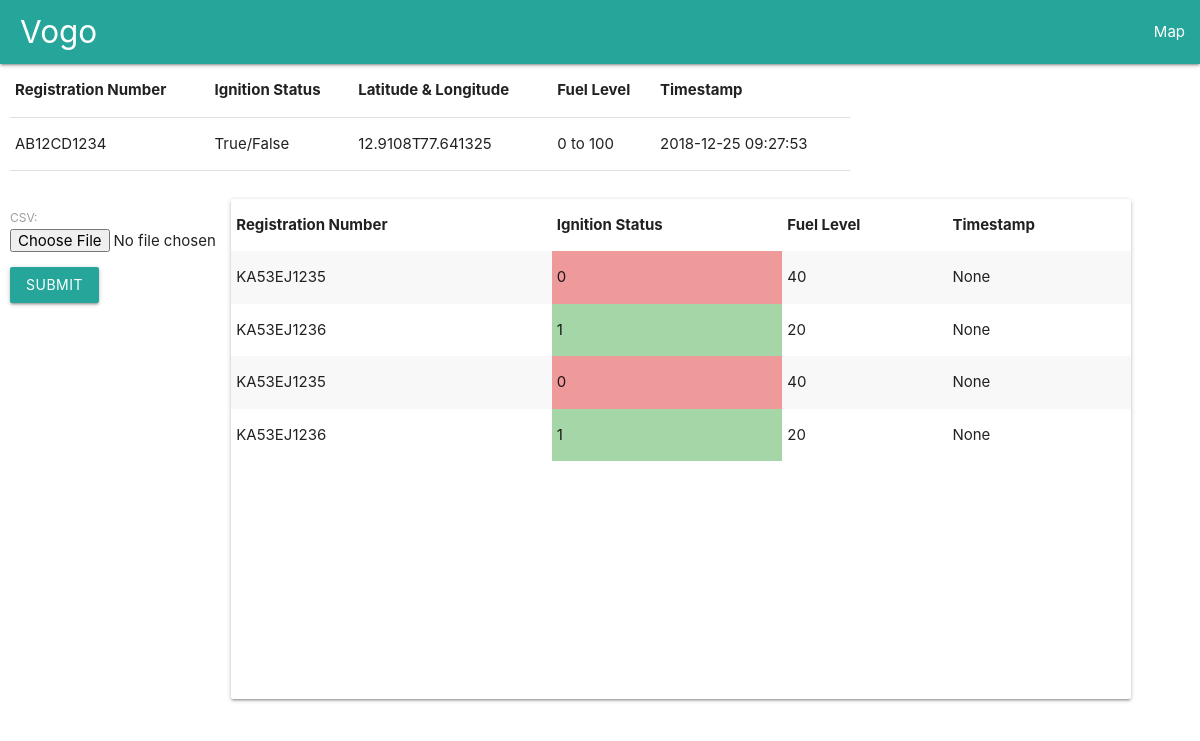
The page /home on the database its author committed.
### rl/models.py (models this page shows)
class Vehicles(models.Model):
    reg_num=models.CharField(max_length=10,blank=False)
    lat = models.CharField(max_length=10, blank=False)
    lont = models.CharField(max_length=10, blank=False)
    ign_status = models.BooleanField(max_length=8, blank=False,default=False)
    fuel_lvl = models.IntegerField( blank=False)
    tmstmp = models.CharField(max_length=20,blank=False)
    objects = models.Manager()

### rl/views.py (the view)
# urls.py: url(r'^home', views.home),
def home(request):
    if request.method == 'POST':
        form = UploadCSV(request.POST,request.FILES)
        if form.is_valid():
            if 'vcsv' in request.FILES:
                csv_file=request.FILES['vcsv']
                if csv_file.name.split(".")[1]!='csv':
                    messages.error(request,"Only CSV files allowed")
                    return HttpResponseRedirect("/home")
                decoded_file = csv_file.read().decode('utf-8').splitlines()
                file_reader = csv.reader(decoded_file)
                for fields in file_reader:
                    reg_num=str(fields[0]).upper()
                    ign_status = fields[2]
                    fuel_lvl = fields[3]
                    lat = str(fields[1]).split("T")[0]
                    lont = str(fields[1]).split("T")[1]
                    tmstmp = str(fields[4])
                    if validate_vehicle(reg_num)==False:
                        messages.error(request, "Invalid Vehicle Number")
                        return HttpResponseRedirect("/home")
                    db_obj = Vehicles()
                    db_obj.reg_num = reg_num
                    db_obj.fuel_lvl = fuel_lvl
                    false_list = ["FALSE","false","False","0"]
                    if ign_status in false_list:
                        db_obj.ign_status =False
                    else:
                        db_obj.ign_status =True
                    db_obj.tmstmp=tmstmp
                    db_obj.lat=lat
                    db_obj.lont=lont
                    print(db_obj.tmstmp,tmstmp)
                    db_obj.save()
                messages.success(request, "Uploaded successfully")
                return HttpResponseRedirect('/home')
        else:
            messages.error(request, "Invalid File")
            return HttpResponse("/home")
    else:
        form = UploadCSV()
        db_obj=Vehicles.objects.all()
        return render(request, 'Home.html', {'form': form,'stp':db_obj})

### rl/forms.py
class UploadCSV(forms.Form):
	vcsv = forms.FileField(label="CSV",widget=forms.FileInput(attrs={'required': 'yes'}))

### rl/templates/Home.html (shortened to what this page needs)
{% load staticfiles %}
<!DOCTYPE html>
<head>
    <link rel="stylesheet" href="https://cdnjs.cloudflare.com/ajax/libs/materialize/1.0.0/css/materialize.min.css">
</head>
<body>
<nav>
    <div class="nav-wrapper">
        <a href="/home" class="brand-logo"> Vogo</a>
        <ul id="nav-mobile" class="right hide-on-med-and-down">
            <li><a href="/map">Map</a></li>
        </ul>
    </div>
</nav>
<div class="container" style="left:10px;;position:absolute;">
    <div class="row">
        <table class="sresponsive-table">
            <thead>
            <tr>
                <th>Registration Number</th>
                <th>Ignition Status</th>
                <th>Latitude & Longitude</th>
                <th>Fuel Level</th>
                <th>Timestamp</th>
            </tr>
            </thead>
            <tbody>
            <tr>
                <td>AB12CD1234</td>
                <td>True/False</td>
                <td>12.9108T77.641325</td>
                <td>0 to 100</td>
                <td>2018-12-25 09:27:53</td>
            </tr>
            </tbody>
        </table>
    </div>
    <div class="row">
        <div class="col s3">
            <div class="row">
                <form method="POST" enctype="multipart/form-data" action="/home" class="post-form">{% csrf_token %}
                    {{ form.as_p }}
                    <button type="submit" class="save btn btn-default">Submit</button>
                </form>
            </div>
        </div>
        <div class="col s9">
            <div class="card" style="width: 900px; height: 500px;">
                {% if stp %}
                <table class="striped responsive-table">
                    <thead>
                    <tr>
                        <th>Registration Number</th>
                        <th>Ignition Status</th>
                        <th>Fuel Level</th>
                        <th>Timestamp</th>
                    </tr>
                    </thead>
                    <tbody>
                    {% for elem in stp %}
                    <tr>
                        <td>{{elem.reg_num}}</td>
                        {% ifequal elem.ign_status '0' %}
                        <td bgcolor="#EF9A9A">{{elem.ign_status}}</td>
                        {% else %}
                        <td bgcolor="#A5D6A7">{{elem.ign_status}}</td>
                        {% endifequal %}
                        <td>{{elem.fuel_lvl}}</td>
                        <td>{{elem.tmstmp}}</td>
                    </tr>
                    {% endfor %}
                    </tbody>
                </table>
                {% else %}
                <h3>No Records Found</h3>
                {% endif %}
            </div>
        </div>
    </div>
</div>
</body>
</html>

### rl/templates/Home.html (style rules this page uses)
nav { background-color:#26A69A; }
a { margin-left:20px; }

### rows shown on the page
Vehicles: reg_num "KA53EJ1235", ign_status "0", fuel_lvl "40", tmstmp "None"
Vehicles: reg_num "KA53EJ1236", ign_status "1", fuel_lvl "20", tmstmp "None"
Vehicles: reg_num "KA53EJ1235", ign_status "0", fuel_lvl "40", tmstmp "None"
Vehicles: reg_num "KA53EJ1236", ign_status "1", fuel_lvl "20", tmstmp "None"
